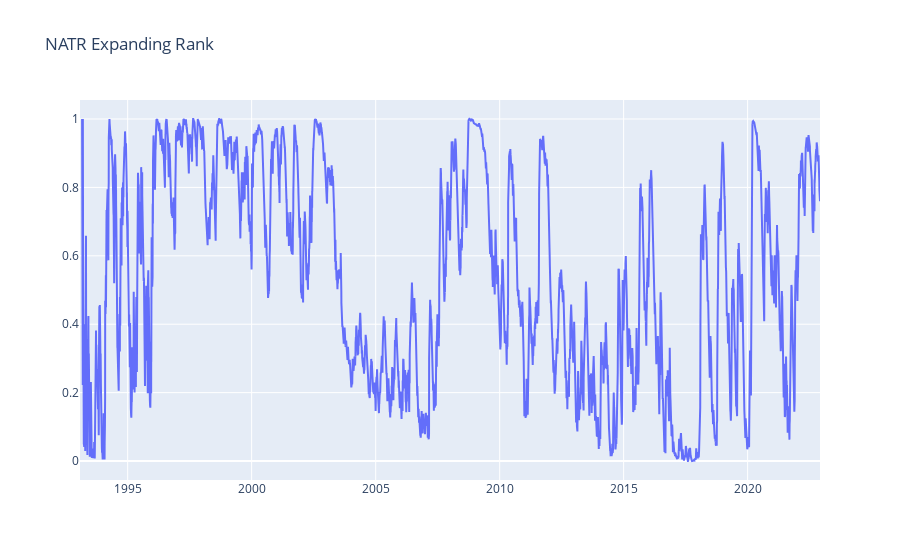

Write notebook code for a chart like this one.
### Code cell
fig = go.Figure()
fig.add_trace(go.Scatter(x=natr.index, y=natr.expanding().rank(pct=True)))
fig.update_layout(title="NATR Expanding Rank")
fig.show()

### Figure 1 — Plotly figure (JSON) as saved in the notebook; plotly's stock layout.template omitted (floating-point values rounded to 4 significant figures; data arrays with more than 128 entries replaced by an {"elided": "..."} marker saying what was removed)
{"data": [{"type": "scatter", "x": {"elided": "7517 str values"}, "y": {"elided": "7517 float values"}}], "layout": {"title": {"text": "NATR Expanding Rank"}}}
